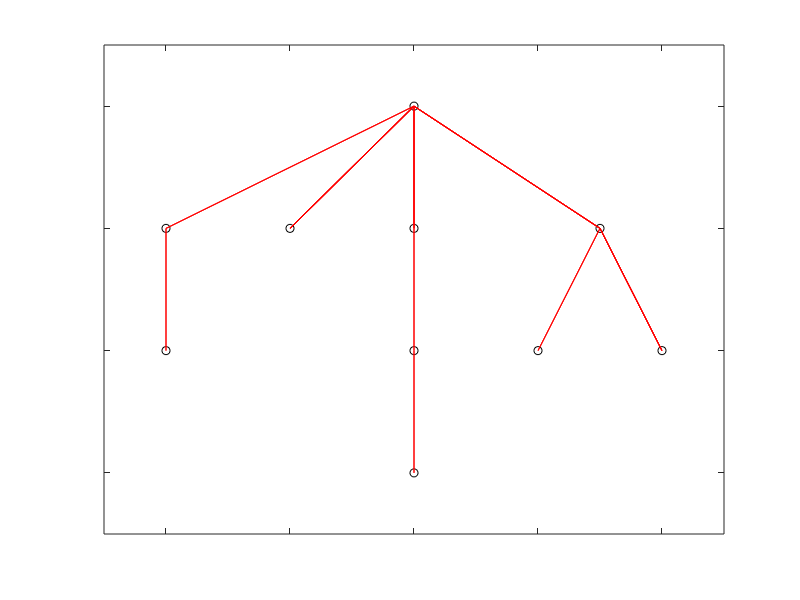

This chart was generated by the following MATLAB code: (Note: this script raises an error after producing the figure.)
clear;
clc;
data = load('diningData.mat');
DiningData = data.diningData;
category = load('categoryNames.mat');
CategoryNames = category.categoryNames;

mutual_info = zeros(45,3);
count = 0;
for i=1:9
    for j=(i+1):10
        count = count + 1;
        Ione = 0;
        Izero = 0;
        Jone = 0;
        Jzero = 0;
        IJoneone = 0;
        IJonezero = 0;
        IJzeroone = 0;
        IJzerozero = 0;
        for t=1:length(DiningData(1,:))
            if DiningData(i,t) == 0
                Izero = Izero + 1;
            else
                Ione = Ione + 1;
            end
            
            if DiningData(j,t) == 0
                Jzero = Jzero + 1;
            else
                Jone = Jone + 1;
            end
            
            if DiningData(i,t)==0 && DiningData(j,t)==0
                IJzerozero = IJzerozero + 1;
            elseif DiningData(i,t)==1 && DiningData(j,t)==0
                IJonezero = IJonezero + 1;
            elseif DiningData(i,t)==0 && DiningData(j,t)==1
                IJzeroone = IJzeroone + 1;
            elseif DiningData(i,t)==1 && DiningData(j,t)==1
                IJoneone = IJoneone + 1;
            end
        end
        PIone = Ione/2784;
        PIzero = Izero/2784;
        PJone = Jone/2784;
        PJzero = Jzero/2784;
        PIJoneone = IJoneone/2784;
        PIJonezero = IJonezero/2784;
        PIJzeroone = IJzeroone/2784;
        PIJzerozero = IJzerozero/2784;
        mutual_value = PIJoneone*log(PIJoneone/(PIone*PJone)) + PIJonezero*log(PIJonezero/(PIone*PJzero)) + PIJzeroone*log(PIJzeroone/(PIzero*PJone)) + PIJzerozero*log(PIJzerozero/(PIzero*PJzero));
        mutual_info(count,1) = mutual_value;
        mutual_info(count,2) = i;
        mutual_info(count,3) = j;
    end
end
sorted_mutual_info = sortrows(mutual_info,1);
sorted_mutual_info = flip(sorted_mutual_info,1);


tree(1,1:2) = sorted_mutual_info(1,2:3);
container(1,1) = sorted_mutual_info(1,2);
container(1,2) = sorted_mutual_info(1,3);
for i=2:45
    control_bit = 0;
    first = 0;
    second = 0;
    for j=1:length(container(:,1))
        check1 = 0;
        check2 = 0;
        for k=1:length(container(1,:))
            if sorted_mutual_info(i,2) == container(j,k)
                check1 = 1;
                first = j;
            end
            if sorted_mutual_info(i,3) == container(j,k)
                check2 = 1;
                second = j;
            end
        end
        if check1 == 1 && check2 == 1
            control_bit = 1;
        end
    end
    
    if control_bit == 0
        tree(length(tree(:,1))+1,1:2) = sorted_mutual_info(i,2:3);
        if first ~= 0 && second ~= 0
            container(first,length(container(1,:))+1:2*length(container(1,:))) = container(second,:);
            container=container(1:(second-1),:);
        elseif first ~= 0 && second == 0
            container(first,length(container(1,:))+1) = sorted_mutual_info(i,3);
        elseif first == 0 && second ~= 0
            container(second,length(container(1,:))+1) = sorted_mutual_info(i,2);
        elseif first == 0 && second == 0
            container(length(container(:,1))+1,1:2) = sorted_mutual_info(i,2:3);
        end
    end 
end
tree

nodes = zeros(1,10);
cont(1) = tree(1,1);
cont(2) = tree(1,2);
tree(1,:)=[];
for i=1:length(tree(:,1))
    if tree(i,1) == cont(1) || tree(i,2) == cont(1)
        nodes(cont(1)) = 0;
        nodes(cont(2)) = cont(1);
        break;
    elseif tree(i,1) == cont(2) || tree(i,2) == cont(2)
        nodes(cont(2)) = 0;
        nodes(cont(1)) = cont(2);
        break;
    end
end

i=1;
while (length(tree(:,1))>=1)
    if i>length(tree(:,1))
        i=1;
    end
    control = 0;
    for j=1:length(cont)  
        if tree(i,1) == cont(j)
            nodes(tree(i,2)) = cont(j);
            cont(length(cont)+1)=tree(i,2);
            tree(i,:) = [];
            control = 1;
            break;
        elseif tree(i,2) == cont(j)
            nodes(tree(i,1)) = cont(j);
            cont(length(cont)+1)=tree(i,1);
            tree(i,:) = [];
            control = 1;
            break;
        end
    end
    if control == 0
        i=i+1;
    end
end

treeplot(nodes);
count = size(nodes,2);
[x,y] = treelayout(nodes);
x = x';
y = y';
text(x(:,1), y(:,1), CategoryNames, 'VerticalAlignment','bottom','HorizontalAlignment','right')
title({'Maximal Spanning Tree'},'FontSize',14,'FontName','Halvetica');